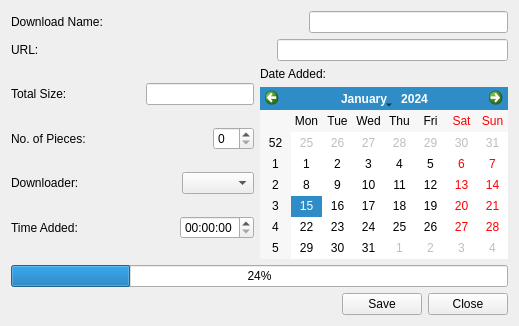
<?xml version="1.0" encoding="UTF-8"?>
<ui version="4.0">
 <class>DownloadPropertiesClass</class>
 <widget class="QWidget" name="DownloadPropertiesClass">
  <property name="geometry">
   <rect>
    <x>0</x>
    <y>0</y>
    <width>519</width>
    <height>326</height>
   </rect>
  </property>
  <property name="windowTitle">
   <string>DownloadProperties</string>
  </property>
  <layout class="QVBoxLayout" name="verticalLayout_3">
   <item>
    <layout class="QHBoxLayout" name="horizontalLayout">
     <item>
      <widget class="QLabel" name="label">
       <property name="text">
        <string>Download Name:</string>
       </property>
      </widget>
     </item>
     <item>
      <spacer name="horizontalSpacer">
       <property name="orientation">
        <enum>Qt::Horizontal</enum>
       </property>
       <property name="sizeHint" stdset="0">
        <size>
         <width>40</width>
         <height>20</height>
        </size>
       </property>
      </spacer>
     </item>
     <item>
      <widget class="QLineEdit" name="lineEdit"/>
     </item>
    </layout>
   </item>
   <item>
    <layout class="QHBoxLayout" name="horizontalLayout_2">
     <item>
      <widget class="QLabel" name="label_3">
       <property name="text">
        <string>URL:</string>
       </property>
      </widget>
     </item>
     <item>
      <spacer name="horizontalSpacer_2">
       <property name="orientation">
        <enum>Qt::Horizontal</enum>
       </property>
       <property name="sizeHint" stdset="0">
        <size>
         <width>40</width>
         <height>20</height>
        </size>
       </property>
      </spacer>
     </item>
     <item>
      <widget class="QLineEdit" name="lineEdit_2"/>
     </item>
    </layout>
   </item>
   <item>
    <layout class="QHBoxLayout" name="horizontalLayout_7">
     <item>
      <layout class="QVBoxLayout" name="verticalLayout">
       <item>
        <layout class="QHBoxLayout" name="horizontalLayout_3">
         <item>
          <widget class="QLabel" name="label_2">
           <property name="text">
            <string>Total Size:</string>
           </property>
          </widget>
         </item>
         <item>
          <spacer name="horizontalSpacer_3">
           <property name="orientation">
            <enum>Qt::Horizontal</enum>
           </property>
           <property name="sizeHint" stdset="0">
            <size>
             <width>40</width>
             <height>20</height>
            </size>
           </property>
          </spacer>
         </item>
         <item>
          <widget class="QLineEdit" name="lineEdit_3"/>
         </item>
        </layout>
       </item>
       <item>
        <layout class="QHBoxLayout" name="horizontalLayout_4">
         <item>
          <widget class="QLabel" name="label_4">
           <property name="text">
            <string>No. of Pieces:</string>
           </property>
          </widget>
         </item>
         <item>
          <spacer name="horizontalSpacer_4">
           <property name="orientation">
            <enum>Qt::Horizontal</enum>
           </property>
           <property name="sizeHint" stdset="0">
            <size>
             <width>40</width>
             <height>20</height>
            </size>
           </property>
          </spacer>
         </item>
         <item>
          <widget class="QSpinBox" name="spinBox"/>
         </item>
        </layout>
       </item>
       <item>
        <layout class="QHBoxLayout" name="horizontalLayout_5">
         <item>
          <widget class="QLabel" name="label_5">
           <property name="text">
            <string>Downloader:</string>
           </property>
          </widget>
         </item>
         <item>
          <spacer name="horizontalSpacer_5">
           <property name="orientation">
            <enum>Qt::Horizontal</enum>
           </property>
           <property name="sizeHint" stdset="0">
            <size>
             <width>40</width>
             <height>20</height>
            </size>
           </property>
          </spacer>
         </item>
         <item>
          <widget class="QComboBox" name="comboBox"/>
         </item>
        </layout>
       </item>
       <item>
        <layout class="QHBoxLayout" name="horizontalLayout_6">
         <item>
          <widget class="QLabel" name="label_7">
           <property name="text">
            <string>Time Added:</string>
           </property>
          </widget>
         </item>
         <item>
          <spacer name="horizontalSpacer_6">
           <property name="orientation">
            <enum>Qt::Horizontal</enum>
           </property>
           <property name="sizeHint" stdset="0">
            <size>
             <width>40</width>
             <height>20</height>
            </size>
           </property>
          </spacer>
         </item>
         <item>
          <widget class="QTimeEdit" name="timeEdit"/>
         </item>
        </layout>
       </item>
      </layout>
     </item>
     <item>
      <layout class="QVBoxLayout" name="verticalLayout_2">
       <item>
        <widget class="QLabel" name="label_6">
         <property name="text">
          <string>Date Added:</string>
         </property>
        </widget>
       </item>
       <item>
        <widget class="QCalendarWidget" name="calendarWidget"/>
       </item>
      </layout>
     </item>
    </layout>
   </item>
   <item>
    <widget class="QProgressBar" name="progressBar">
     <property name="value">
      <number>24</number>
     </property>
    </widget>
   </item>
   <item>
    <layout class="QHBoxLayout" name="horizontalLayout_8">
     <item>
      <spacer name="horizontalSpacer_7">
       <property name="orientation">
        <enum>Qt::Horizontal</enum>
       </property>
       <property name="sizeHint" stdset="0">
        <size>
         <width>40</width>
         <height>20</height>
        </size>
       </property>
      </spacer>
     </item>
     <item>
      <widget class="QPushButton" name="pushButton">
       <property name="text">
        <string>Save</string>
       </property>
      </widget>
     </item>
     <item>
      <widget class="QPushButton" name="pushButton_2">
       <property name="text">
        <string>Close</string>
       </property>
      </widget>
     </item>
    </layout>
   </item>
  </layout>
 </widget>
 <layoutdefault spacing="6" margin="11"/>
 <resources/>
 <connections/>
</ui>
